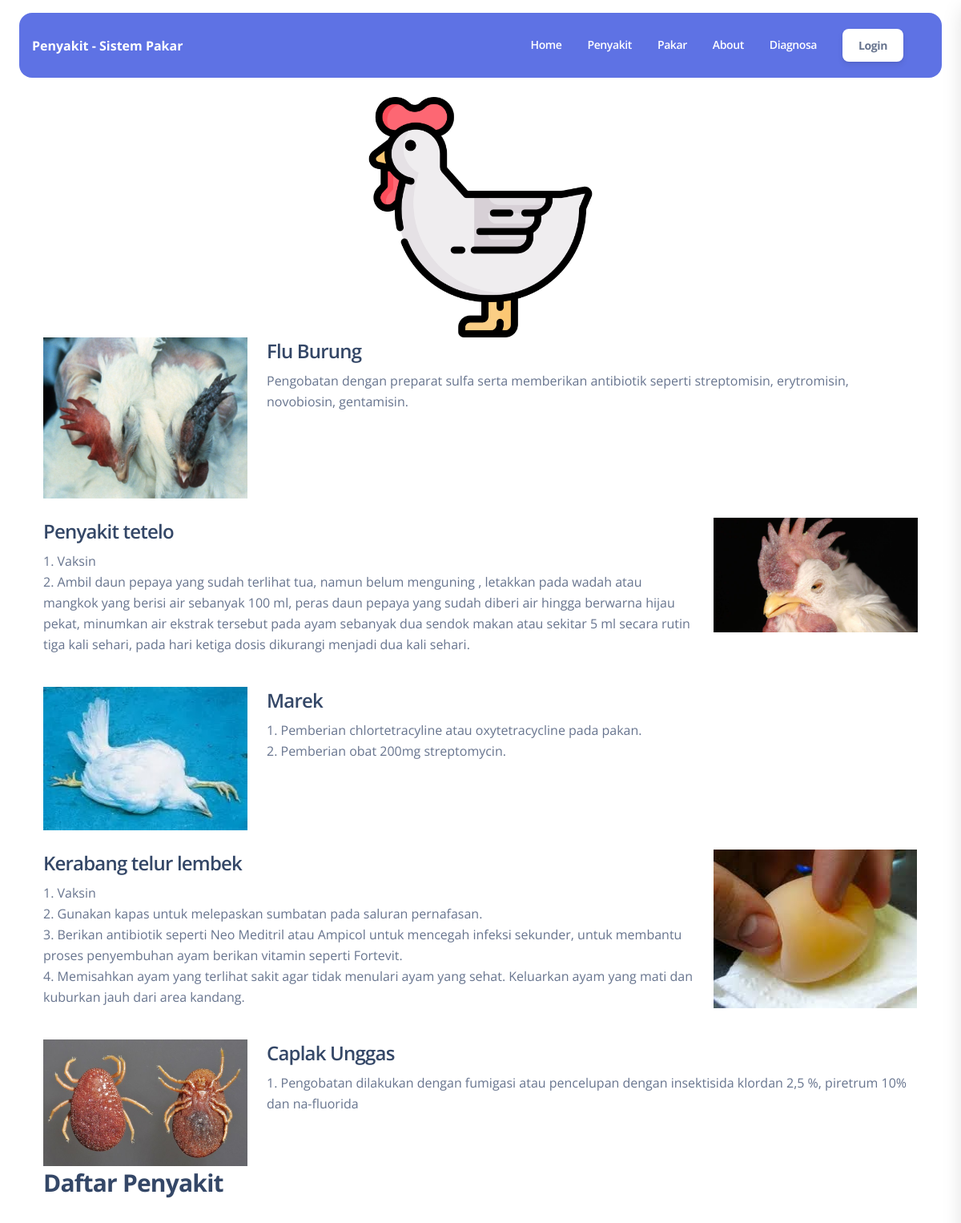
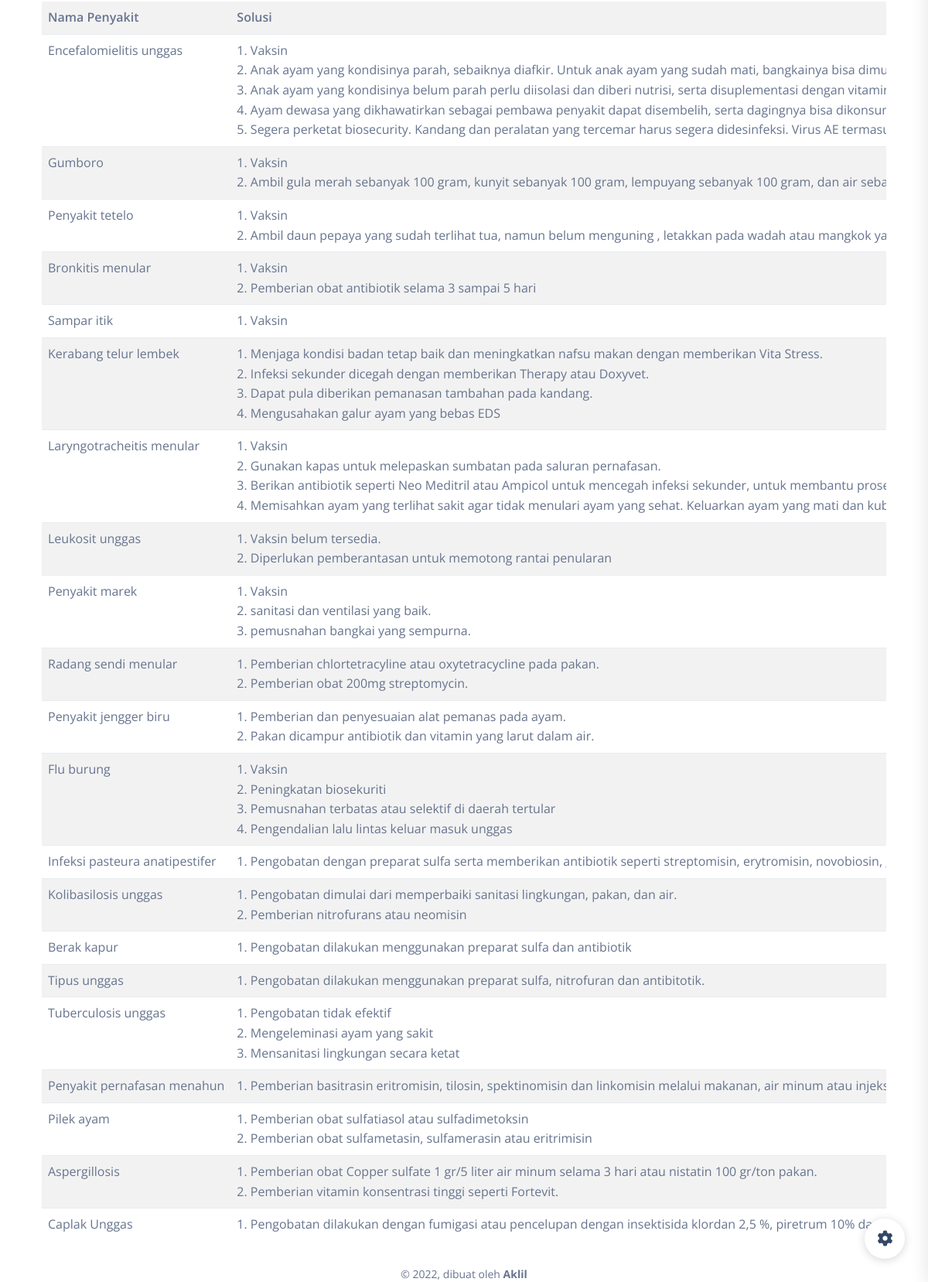
/index.php/site/penyakit, run on the app's committed database (2 pictures, top to bottom).
### tables this page shows
CREATE TABLE `penyakit` (
  `id` int NOT NULL,
  `nama` varchar(40) NOT NULL,
  `solusi` text
);

### application/controllers/Site.php (called while the page is built, shortened)
<?php
class Site extends CI_Controller {
    public function __construct(){
        $this->load->model('Datamodel', 'datamodel');
    }
	public function penyakit(){
		$data['title'] 		= "Penyakit - Sistem Pakar";
        $data['content'] 	= "home/penyakit";
		$data['data']		= $this->db->get("penyakit")->result_array();
		$this->load->view('frontend/index',$data);
	}
}
?>

### index.php (called while the page is built, shortened)
<?php
require_once BASEPATH.'core/CodeIgniter.php';

### application/views/frontend/layout/content.php (called while the page is built)
<?php
include str_replace("system", "application/views/frontend/content", BASEPATH)."/$content.php";
 ?>

### application/views/frontend/content/home/penyakit.php (the view)
<main class="main-content mt-1 border-radius-lg">
    <div class="container mt-4">
            <img src="<?= base_url('assets/img/hen.png') ?>" class='rounded mx-auto d-block' style="width:300px" alt="">
            <div class="row">
                <div class="col-3">
                    <img src="<?= base_url('assets/img/penyakit1.jpeg') ?>" class='img-fluid' alt="">
                </div>
                <div class="col-9">
                    <h4>Flu Burung</h4>
                    <p>Pengobatan dengan preparat sulfa serta memberikan antibiotik seperti streptomisin, erytromisin, novobiosin, gentamisin.</p>
                </div>
            </div>
            <div class="row mt-4">
                <div class="col-9">
                    <h4>Penyakit tetelo</h4>
                    <p>1. Vaksin <br>
                        2. Ambil daun pepaya yang sudah terlihat tua, namun belum menguning , letakkan pada wadah atau mangkok yang berisi air sebanyak 100 ml, peras daun pepaya yang sudah diberi air hingga berwarna hijau pekat, minumkan air ekstrak tersebut pada ayam sebanyak dua sendok makan atau sekitar 5 ml secara rutin tiga kali sehari, pada hari ketiga dosis dikurangi menjadi dua kali sehari.</p>
                </div>
                <div class="col-3">
                    <img src="<?= base_url('assets/img/penyakit2.jpeg') ?>" class='img-fluid' alt="">
                </div>
            </div>
            <div class="row mt-4">
                <div class="col-3">
                    <img src="<?= base_url('assets/img/penyakit3.jpeg') ?>" class='img-fluid' alt="">
                </div>
                <div class="col-9">
                    <h4>Marek</h4>
                    <p>1. Pemberian chlortetracyline atau oxytetracycline pada pakan.<br>
2. Pemberian obat 200mg streptomycin.</p>
                </div>
            </div>
            <div class="row mt-4">
                <div class="col-9">
                    <h4>Kerabang telur lembek	</h4>
                    <p>1. Vaksin<br>
                    2. Gunakan kapas untuk melepaskan sumbatan pada saluran pernafasan.<br>
                    3. Berikan antibiotik seperti Neo Meditril atau Ampicol untuk mencegah infeksi sekunder, untuk membantu proses penyembuhan ayam berikan vitamin seperti Fortevit.<br>
                    4. Memisahkan ayam yang terlihat sakit agar tidak menulari ayam yang sehat. Keluarkan ayam yang mati dan kuburkan jauh dari area kandang.<br></p>
                </div>
                <div class="col-3">
                    <img src="<?= base_url('assets/img/penyakit4.jpeg') ?>" class='img-fluid' alt="">
                </div>
            </div>
            <div class="row mt-4">
                <div class="col-3">
                    <img src="<?= base_url('assets/img/penyakit5.jpeg') ?>" class='img-fluid' alt="">
                </div>
                <div class="col-9">
                    <h4>Caplak Unggas	</h4>
                    <p>1. Pengobatan dilakukan dengan fumigasi atau pencelupan dengan insektisida klordan 2,5 %, piretrum 10% dan na-fluorida</p>
                </div>
            </div>
            <h3>Daftar Penyakit</h3>
            <form action="<?= base_url('site/hasil') ?>" method="post">
               <div class="table-responsive">
                <table class="table table-striped mt-4">
                        <tr>
                            <th >Nama Penyakit</th><th >Solusi</th>
                        </tr>
                        <?php foreach ($data as $g) {?>
                        <tr>
                            <td ><?= $g['nama'] ?></td><td ><?= str_replace(PHP_EOL, ' <br> ', $g['solusi']) ?></td>
                        </tr>
                        <?php } ?>
                    </table>
               </div>
            </form>
    </div>
</main>

### application/views/frontend/index.php (shortened to what this page needs)
<!DOCTYPE html>
<html>
<head>
    <link href="<?= base_url() ?>assets/css/nucleo-icons.css" rel="stylesheet" />
    <link href="<?= base_url() ?>assets/css/nucleo-svg.css" rel="stylesheet" />
    <link href="<?= base_url() ?>assets/css/nucleo-svg.css" rel="stylesheet" />
    <link id="pagestyle" href="<?= base_url() ?>assets/css/argon-dashboard.css?v=2.0.0" rel="stylesheet" />
  <link rel="stylesheet" href="<?= base_url('') ?>assets/css/leaflet.awesome-markers.css">
  <link rel="stylesheet" href="https://unpkg.com/leaflet@1.7.1/dist/leaflet.css" />
</head>
<body class="hold-transition login-page">
    <?php
      $useragent=$_SERVER['HTTP_USER_AGENT'];
      if(!preg_match('/(android|bb\d+|meego).+mobile|avantgo|bada\/|blackberry|blazer|compal|elaine|fennec|hiptop|iemobile|ip(hone|od)|iris|kindle|lge |maemo|midp|mmp|netfront|opera m(ob|in)i|palm( os)?|phone|p(ixi|re)\/|plucker|pocket|psp|series(4|6)0|symbian|treo|up\.(browser|link)|vodafone|wap|windows (ce|phone)|xda|xiino/i',$useragent)||preg_match('/1207|6310|6590|3gso|4thp|50[1-6]i|770s|802s|a wa|abac|ac(er|oo|s\-)|ai(ko|rn)|al(av|ca|co)|amoi|an(ex|ny|yw)|aptu|ar(ch|go)|as(te|us)|attw|au(di|\-m|r |s )|avan|be(ck|ll|nq)|bi(lb|rd)|bl(ac|az)|br(e|v)w|bumb|bw\-(n|u)|c55\/|capi|ccwa|cdm\-|cell|chtm|cldc|cmd\-|co(mp|nd)|craw|da(it|ll|ng)|dbte|dc\-s|devi|dica|dmob|do(c|p)o|ds(12|\-d)|el(49|ai)|em(l2|ul)|er(ic|k0)|esl8|ez([4-7]0|os|wa|ze)|fetc|fly(\-|_)|g1 u|g560|gene|gf\-5|g\-mo|go(\.w|od)|gr(ad|un)|haie|hcit|hd\-(m|p|t)|hei\-|hi(pt|ta)|hp( i|ip)|hs\-c|ht(c(\-| |_|a|g|p|s|t)|tp)|hu(aw|tc)|i\-(20|go|ma)|i230|iac( |\-|\/)|ibro|idea|ig01|ikom|im1k|inno|ipaq|iris|ja(t|v)a|jbro|jemu|jigs|kddi|keji|kgt( |\/)|klon|kpt |kwc\-|kyo(c|k)|le(no|xi)|lg( g|\/(k|l|u)|50|54|\-[a-w])|libw|lynx|m1\-w|m3ga|m50\/|ma(te|ui|xo)|mc(01|21|ca)|m\-cr|me(rc|ri)|mi(o8|oa|ts)|mmef|mo(01|02|bi|de|do|t(\-| |o|v)|zz)|mt(50|p1|v )|mwbp|mywa|n10[0-2]|n20[2-3]|n30(0|2)|n50(0|2|5)|n7(0(0|1)|10)|ne((c|m)\-|on|tf|wf|wg|wt)|nok(6|i)|nzph|o2im|op(ti|wv)|oran|owg1|p800|pan(a|d|t)|pdxg|pg(13|\-([1-8]|c))|phil|pire|pl(ay|uc)|pn\-2|po(ck|rt|se)|prox|psio|pt\-g|qa\-a|qc(07|12|21|32|60|\-[2-7]|i\-)|qtek|r380|r600|raks|rim9|ro(ve|zo)|s55\/|sa(ge|ma|mm|ms|ny|va)|sc(01|h\-|oo|p\-)|sdk\/|se(c(\-|0|1)|47|mc|nd|ri)|sgh\-|shar|sie(\-|m)|sk\-0|sl(45|id)|sm(al|ar|b3|it|t5)|so(ft|ny)|sp(01|h\-|v\-|v )|sy(01|mb)|t2(18|50)|t6(00|10|18)|ta(gt|lk)|tcl\-|tdg\-|tel(i|m)|tim\-|t\-mo|to(pl|sh)|ts(70|m\-|m3|m5)|tx\-9|up(\.b|g1|si)|utst|v400|v750|veri|vi(rg|te)|vk(40|5[0-3]|\-v)|vm40|voda|vulc|vx(52|53|60|61|70|80|81|83|85|98)|w3c(\-| )|webc|whit|wi(g |nc|nw)|wmlb|wonu|x700|yas\-|your|zeto|zte\-/i',substr($useragent,0,4))){
        include str_replace("system", "application/views/frontend/", BASEPATH)."/layout/navbar.php";
      }
      include str_replace("system", "application/views/frontend/", BASEPATH)."/layout/content.php";
      if(!preg_match('/(android|bb\d+|meego).+mobile|avantgo|bada\/|blackberry|blazer|compal|elaine|fennec|hiptop|iemobile|ip(hone|od)|iris|kindle|lge |maemo|midp|mmp|netfront|opera m(ob|in)i|palm( os)?|phone|p(ixi|re)\/|plucker|pocket|psp|series(4|6)0|symbian|treo|up\.(browser|link)|vodafone|wap|windows (ce|phone)|xda|xiino/i',$useragent)||preg_match('/1207|6310|6590|3gso|4thp|50[1-6]i|770s|802s|a wa|abac|ac(er|oo|s\-)|ai(ko|rn)|al(av|ca|co)|amoi|an(ex|ny|yw)|aptu|ar(ch|go)|as(te|us)|attw|au(di|\-m|r |s )|avan|be(ck|ll|nq)|bi(lb|rd)|bl(ac|az)|br(e|v)w|bumb|bw\-(n|u)|c55\/|capi|ccwa|cdm\-|cell|chtm|cldc|cmd\-|co(mp|nd)|craw|da(it|ll|ng)|dbte|dc\-s|devi|dica|dmob|do(c|p)o|ds(12|\-d)|el(49|ai)|em(l2|ul)|er(ic|k0)|esl8|ez([4-7]0|os|wa|ze)|fetc|fly(\-|_)|g1 u|g560|gene|gf\-5|g\-mo|go(\.w|od)|gr(ad|un)|haie|hcit|hd\-(m|p|t)|hei\-|hi(pt|ta)|hp( i|ip)|hs\-c|ht(c(\-| |_|a|g|p|s|t)|tp)|hu(aw|tc)|i\-(20|go|ma)|i230|iac( |\-|\/)|ibro|idea|ig01|ikom|im1k|inno|ipaq|iris|ja(t|v)a|jbro|jemu|jigs|kddi|keji|kgt( |\/)|klon|kpt |kwc\-|kyo(c|k)|le(no|xi)|lg( g|\/(k|l|u)|50|54|\-[a-w])|libw|lynx|m1\-w|m3ga|m50\/|ma(te|ui|xo)|mc(01|21|ca)|m\-cr|me(rc|ri)|mi(o8|oa|ts)|mmef|mo(01|02|bi|de|do|t(\-| |o|v)|zz)|mt(50|p1|v )|mwbp|mywa|n10[0-2]|n20[2-3]|n30(0|2)|n50(0|2|5)|n7(0(0|1)|10)|ne((c|m)\-|on|tf|wf|wg|wt)|nok(6|i)|nzph|o2im|op(ti|wv)|oran|owg1|p800|pan(a|d|t)|pdxg|pg(13|\-([1-8]|c))|phil|pire|pl(ay|uc)|pn\-2|po(ck|rt|se)|prox|psio|pt\-g|qa\-a|qc(07|12|21|32|60|\-[2-7]|i\-)|qtek|r380|r600|raks|rim9|ro(ve|zo)|s55\/|sa(ge|ma|mm|ms|ny|va)|sc(01|h\-|oo|p\-)|sdk\/|se(c(\-|0|1)|47|mc|nd|ri)|sgh\-|shar|sie(\-|m)|sk\-0|sl(45|id)|sm(al|ar|b3|it|t5)|so(ft|ny)|sp(01|h\-|v\-|v )|sy(01|mb)|t2(18|50)|t6(00|10|18)|ta(gt|lk)|tcl\-|tdg\-|tel(i|m)|tim\-|t\-mo|to(pl|sh)|ts(70|m\-|m3|m5)|tx\-9|up(\.b|g1|si)|utst|v400|v750|veri|vi(rg|te)|vk(40|5[0-3]|\-v)|vm40|voda|vulc|vx(52|53|60|61|70|80|81|83|85|98)|w3c(\-| )|webc|whit|wi(g |nc|nw)|wmlb|wonu|x700|yas\-|your|zeto|zte\-/i',substr($useragent,0,4))){
     ?>
     <div class="fixed-plugin">
        <a class="fixed-plugin-button text-dark position-fixed px-3 py-2">
          <i class="fa fa-cog py-2"> </i>
        </a>
    </div>
      <?php } ?>
      <footer class="footer pt-3  ">
        <div class="container-fluid">
          <div class="text-center">
              <div class="copyright text-center text-sm text-muted ">
              © <?= date('Y') ?>,
              dibuat oleh <b>Aklil</b>
              </div>
          </div>
        </div>
      </footer>
  </body>
</html>

### application/views/frontend/layout/navbar.php (shortened to what this page needs)
<div>
    <nav class="navbar navbar-main navbar-expand-lg px-0 mx-4 shadow-none border-radius-xl  mt-3 mx-3 bg-primary" id="navbarBlur" data-scroll="false">
      <div class="container-fluid py-1 px-3">
        <nav aria-label="breadcrumb">
          <h6 class="font-weight-bolder text-white mb-0"><?= $title ?></h6>
        </nav>
        <div class="collapse navbar-collapse mt-sm-0 mt-2 me-md-0 me-sm-4" id="navbar">
          <ul class="navbar-nav  justify-content-end">
            <li class="nav-item d-flex align-items-center">
              <a href="<?= base_url('') ?>" class="nav-link text-white me-2 font-weight-bold px-0">
                <span class="d-sm-inline d-none">Home</span>
              </a>
            </li>
            <li class="nav-item d-flex align-items-center">
              <a href="<?= base_url('site/penyakit') ?>" class="nav-link text-white me-2 font-weight-bold px-0">
                <span class="d-sm-inline d-none">Penyakit</span>
              </a>
            </li>
            <li class="nav-item d-flex align-items-center">
              <a href="<?= base_url('site/pakar') ?>" class="nav-link text-white me-2 font-weight-bold px-0">
                <span class="d-sm-inline d-none">Pakar</span>
              </a>
            </li>
            <li class="nav-item d-flex align-items-center">
              <a href="<?= base_url('site/informasi') ?>" class="nav-link text-white me-2 font-weight-bold px-0">
                <span class="d-sm-inline d-none">About</span>
              </a>
            </li>
            <li class="nav-item d-flex align-items-center">
              <a href="<?= base_url('site/diagnosa') ?>" class="nav-link text-white me-2 font-weight-bold px-0">
                <span class="d-sm-inline d-none">Diagnosa</span>
              </a>
            </li>
            <li class="nav-item d-flex align-items-center">
              <a href="<?= base_url('site/login') ?>" class="nav-link text-white font-weight-bold px-0">
                <button class="btn bg-white d-sm-inline d-none m-auto">Login</button>
              </a>
            </li>
            <li class="nav-item dropdown pe-2 d-flex align-items-center">
            </li>
          </ul>
        </div>
      </div>
    </nav>
  </div>

### application/views/frontend/layout/navbar.php (style rules this page uses)
.navbar-nav li { padding:0 12px; }

### data on the page
penyakit: nama "Encefalomielitis unggas", solusi "1. Vaksin 2. Anak ayam yang kondisinya parah, sebaiknya diafkir. Untuk anak ayam yang sudah mati, bangkainya bisa 3. Anak ayam yang kondisinya belum parah perlu diisolasi dan diberi nutrisi, serta disuplementasi dengan 4. Ayam dewasa yang dikhawatirkan sebagai pembawa penyakit dapat disembelih, serta dagingnya bisa 5. Segera perketat biosecurity. Kandang dan peralatan yang tercemar harus segera didesinfeksi. Virus AE…"
penyakit: nama "Gumboro", solusi "1. Vaksin 2. Ambil gula merah sebanyak 100 gram, kunyit sebanyak 100 gram, lempuyang sebanyak 100 gram, dan air…"
penyakit: nama "Penyakit tetelo", solusi "1. Vaksin 2. Ambil daun pepaya yang sudah terlihat tua, namun belum menguning , letakkan pada wadah atau mangkok…"
penyakit: nama "Bronkitis menular", solusi "1. Vaksin 2. Pemberian obat antibiotik selama 3 sampai 5 hari"
penyakit: nama "Sampar itik", solusi "1. Vaksin"
penyakit: nama "Kerabang telur lembek", solusi "1. Menjaga kondisi badan tetap baik dan meningkatkan nafsu makan dengan memberikan Vita Stress. 2. Infeksi sekunder dicegah dengan memberikan Therapy atau Doxyvet. 3. Dapat pula diberikan pemanasan tambahan pada kandang. 4. Mengusahakan galur ayam yang bebas EDS"
penyakit: nama "Laryngotracheitis menular", solusi "1. Vaksin 2. Gunakan kapas untuk melepaskan sumbatan pada saluran pernafasan. 3. Berikan antibiotik seperti Neo Meditril atau Ampicol untuk mencegah infeksi sekunder, untuk membantu 4. Memisahkan ayam yang terlihat sakit agar tidak menulari ayam yang sehat. Keluarkan ayam yang mati dan…"
penyakit: nama "Leukosit unggas", solusi "1. Vaksin belum tersedia. 2. Diperlukan pemberantasan untuk memotong rantai penularan"
penyakit: nama "Penyakit marek", solusi "1. Vaksin 2. sanitasi dan ventilasi yang baik. 3. pemusnahan bangkai yang sempurna."
penyakit: nama "Radang sendi menular", solusi "1. Pemberian chlortetracyline atau oxytetracycline pada pakan. 2. Pemberian obat 200mg streptomycin."
penyakit: nama "Penyakit jengger biru", solusi "1. Pemberian dan penyesuaian alat pemanas pada ayam. 2. Pakan dicampur antibiotik dan vitamin yang larut dalam air."
penyakit: nama "Flu burung", solusi "1. Vaksin 2. Peningkatan biosekuriti 3. Pemusnahan terbatas atau selektif di daerah tertular 4. Pengendalian lalu lintas keluar masuk unggas"
penyakit: nama "Infeksi pasteura anatipestifer", solusi "1. Pengobatan dengan preparat sulfa serta memberikan antibiotik seperti streptomisin, erytromisin, novobiosin,…"
penyakit: nama "Kolibasilosis unggas", solusi "1. Pengobatan dimulai dari memperbaiki sanitasi lingkungan, pakan, dan air. 2. Pemberian nitrofurans atau neomisin"
penyakit: nama "Berak kapur", solusi "1. Pengobatan dilakukan menggunakan preparat sulfa dan antibiotik"
penyakit: nama "Tipus unggas", solusi "1. Pengobatan dilakukan menggunakan preparat sulfa, nitrofuran dan antibitotik."
penyakit: nama "Tuberculosis unggas", solusi "1. Pengobatan tidak efektif 2. Mengeleminasi ayam yang sakit 3. Mensanitasi lingkungan secara ketat"
penyakit: nama "Penyakit pernafasan menahun", solusi "1. Pemberian basitrasin eritromisin, tilosin, spektinomisin dan linkomisin melalui makanan, air minum atau…"
penyakit: nama "Pilek ayam", solusi "1. Pemberian obat sulfatiasol atau sulfadimetoksin 2. Pemberian obat sulfametasin, sulfamerasin atau eritrimisin"
penyakit: nama "Aspergillosis", solusi "1. Pemberian obat Copper sulfate 1 gr/5 liter air minum selama 3 hari atau nistatin 100 gr/ton pakan. 2. Pemberian vitamin konsentrasi tinggi seperti Fortevit."
penyakit: nama "Caplak Unggas", solusi "1. Pengobatan dilakukan dengan fumigasi atau pencelupan dengan insektisida klordan 2,5 %, piretrum 10% dan…"

### other printed values
$title "Penyakit - Sistem Pakar"
